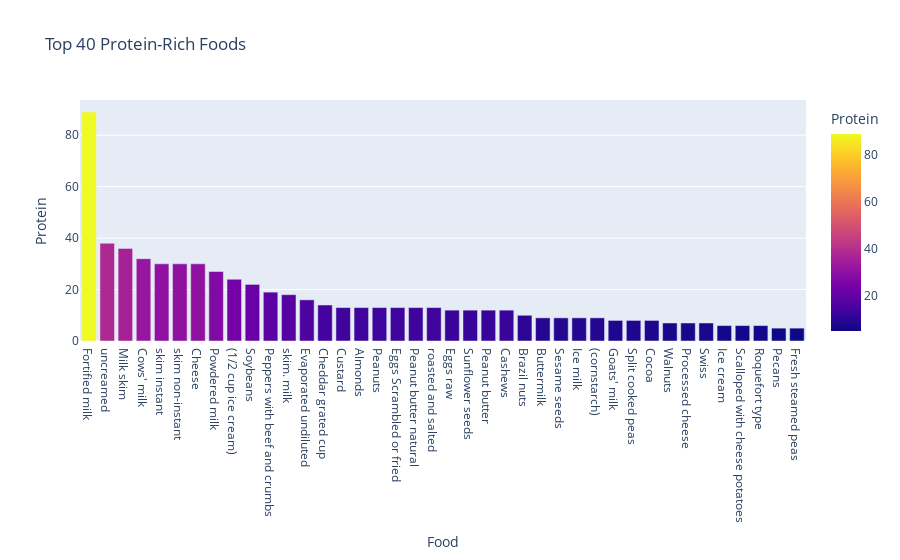

Write notebook code for a chart like this one.
### Markdown cell above
The graph below shows the top 40 Protein-Rich Foods that people can consume more / add in their diets in order to be more healthy

### Code cell
alls=[ 'Dairy products', 'Fats, Oils, Shortenings', 'Meat, Poultry',' Vegetables A-E',
 'Vegetables R-Z', 'Fruits A-F', 'Fruits G-P', 'Fiber', 'Fish, Seafood','Breads, cereals, fastfood,grains','Seeds and Nuts']

prot= nutrients[nutrients['Category'].isin(alls)]

protein_rich= prot.sort_values(by='Protein', ascending= False)
top_40=protein_rich.head(40)
fig = px.bar(top_40, x='Food', y='Protein', color='Protein', title=' Top 40 Protein-Rich Foods')
fig.show()

### Figure 1 — Plotly figure (JSON) as saved in the notebook; plotly's stock layout.template omitted (floating-point values rounded to 4 significant figures)
{"data": [{"alignmentgroup": "True", "hovertemplate": "Food=%{x}<br>Protein=%{marker.color}<extra></extra>", "legendgroup": "", "marker": {"color": [89, 38, 36, 32, 30, 30, 30, 27, 24, 22, 19, 18, 16, 14, 13, 13, 13, 13, 13, 13, 12, 12, 12, 12, 10, 9, 9, 9, 9, 8, 8, 8, 7, 7, 7, 6, 6, 6, 5, 5], "coloraxis": "coloraxis", "pattern": {"shape": ""}}, "name": "", "offsetgroup": "", "orientation": "v", "showlegend": false, "textposition": "auto", "type": "bar", "x": ["Fortified milk", "uncreamed", "Milk skim", "Cows' milk", "skim instant", "skim non-instant", "Cheese", "Powdered milk", "(1/2 cup ice cream)", "Soybeans", "Peppers with beef and crumbs", "skim. milk", "Evaporated undiluted", "Cheddar grated cup", "Custard", "Almonds", "Peanuts", "Eggs Scrambled or fried", "Peanut butter natural", "roasted and salted", "Eggs raw", "Sunflower seeds", "Peanut butter", "Cashews", "Brazil nuts", "Buttermilk", "Sesame seeds", "Ice milk", "(cornstarch)", "Goats' milk", "Split cooked peas", "Cocoa", "Walnuts", "Processed cheese", "Swiss", "Ice cream", "Scalloped with cheese potatoes", "Roquefort type", "Pecans", "Fresh steamed peas"], "xaxis": "x", "y": [89, 38, 36, 32, 30, 30, 30, 27, 24, 22, 19, 18, 16, 14, 13, 13, 13, 13, 13, 13, 12, 12, 12, 12, 10, 9, 9, 9, 9, 8, 8, 8, 7, 7, 7, 6, 6, 6, 5, 5], "yaxis": "y"}], "layout": {"barmode": "relative", "coloraxis": {"colorbar": {"title": {"text": "Protein"}}, "colorscale": [[0, "#0d0887"], [0.1111, "#46039f"], [0.2222, "#7201a8"], [0.3333, "#9c179e"], [0.4444, "#bd3786"], [0.5556, "#d8576b"], [0.6667, "#ed7953"], [0.7778, "#fb9f3a"], [0.8889, "#fdca26"], [1, "#f0f921"]]}, "legend": {"tracegroupgap": 0}, "title": {"text": " Top 40 Protein-Rich Foods"}, "xaxis": {"anchor": "y", "domain": [0, 1], "title": {"text": "Food"}}, "yaxis": {"anchor": "x", "domain": [0, 1], "title": {"text": "Protein"}}}}
